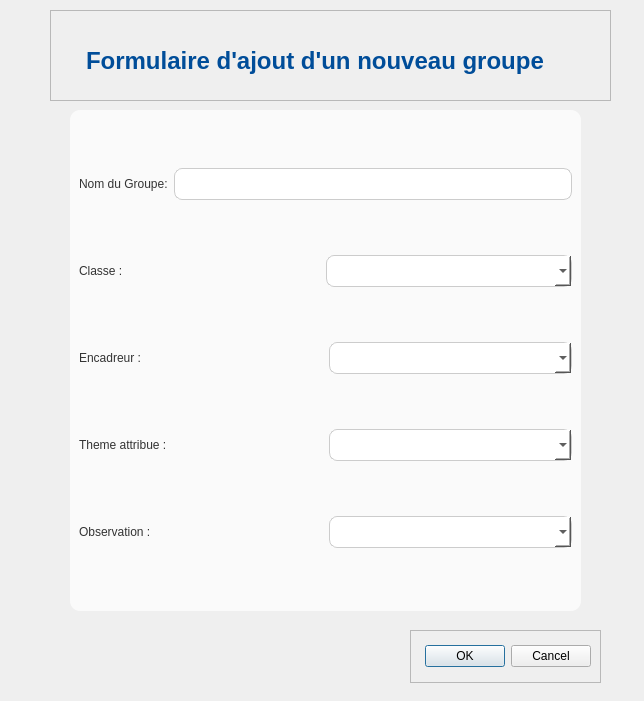
<?xml version="1.0" encoding="UTF-8"?>
<ui version="4.0">
 <class>form_groupe</class>
 <widget class="QDialog" name="form_groupe">
  <property name="geometry">
   <rect>
    <x>0</x>
    <y>0</y>
    <width>644</width>
    <height>701</height>
   </rect>
  </property>
  <property name="windowTitle">
   <string>Dialog</string>
  </property>
  <widget class="QWidget" name="widget" native="true">
   <property name="geometry">
    <rect>
     <x>20</x>
     <y>10</y>
     <width>611</width>
     <height>676</height>
    </rect>
   </property>
   <widget class="QFrame" name="frame">
    <property name="geometry">
     <rect>
      <x>30</x>
      <y>0</y>
      <width>561</width>
      <height>91</height>
     </rect>
    </property>
    <property name="styleSheet">
     <string notr="true">QLabel#label {
    /* Couleur du texte, cohérente avec votre interface */
    color: #004D99; 
    /* Taille de police beaucoup plus grande */
    font-size: 24px; 
    /* Police en gras */
    font-weight: bold;
    /* Marge interne pour l'espacement */
    padding: 20px 0 10px 20px;
}</string>
    </property>
    <property name="frameShape">
     <enum>QFrame::Shape::StyledPanel</enum>
    </property>
    <property name="frameShadow">
     <enum>QFrame::Shadow::Raised</enum>
    </property>
    <layout class="QVBoxLayout" name="verticalLayout_2">
     <item>
      <widget class="QLabel" name="label">
       <property name="styleSheet">
        <string notr="true"/>
       </property>
       <property name="text">
        <string>Formulaire d'ajout d'un nouveau groupe</string>
       </property>
      </widget>
     </item>
    </layout>
   </widget>
   <widget class="QFrame" name="frame_2">
    <property name="geometry">
     <rect>
      <x>50</x>
      <y>100</y>
      <width>511</width>
      <height>501</height>
     </rect>
    </property>
    <property name="styleSheet">
     <string notr="true">QLabel{
color:#333333;
QLabel	font-size:14px;
font: 700 9pt &quot;Segoe UI&quot;;
}
QLineEdit, QComboBox {
    /* Hauteur standard pour le champ */
    min-height: 30px; 
    /* Arrière-plan */
    background-color: white; 
    /* Bordure fine */
    border: 1px solid #CCCCCC;
    /* Coins légèrement arrondis */
    border-radius: 8px; 
    /* Espace interne pour le texte */
    padding: 0 10px; 
}

/* Style au survol ou à la sélection pour un feedback visuel */
QLineEdit:focus, QComboBox:focus {
    border: 2px solid #007BFF; /* Bordure bleue plus épaisse */
}
QFrame {
    /* Blanc cassé pour le conteneur des champs */
    background-color: #FAFAFA; 
    border-radius: 10px; /* Optionnel : pour les bords internes */
    /* Ajouter un peu d'ombre pour le faire ressortir (un peu plus complexe, mais très bel effet) */
    /* box-shadow: 2px 2px 5px rgba(0, 0, 0, 0.1); */
}</string>
    </property>
    <property name="frameShape">
     <enum>QFrame::Shape::StyledPanel</enum>
    </property>
    <property name="frameShadow">
     <enum>QFrame::Shadow::Raised</enum>
    </property>
    <layout class="QVBoxLayout" name="verticalLayout">
     <item>
      <layout class="QHBoxLayout" name="horizontalLayout">
       <item>
        <widget class="QLabel" name="label_2">
         <property name="text">
          <string>Nom du Groupe:</string>
         </property>
        </widget>
       </item>
       <item>
        <widget class="QLineEdit" name="lineEdit"/>
       </item>
      </layout>
     </item>
     <item>
      <layout class="QHBoxLayout" name="horizontalLayout_2">
       <property name="spacing">
        <number>0</number>
       </property>
       <property name="sizeConstraint">
        <enum>QLayout::SizeConstraint::SetDefaultConstraint</enum>
       </property>
       <property name="rightMargin">
        <number>0</number>
       </property>
       <item>
        <widget class="QLabel" name="label_3">
         <property name="text">
          <string>Classe :</string>
         </property>
        </widget>
       </item>
       <item>
        <widget class="QComboBox" name="comboBox"/>
       </item>
      </layout>
     </item>
     <item>
      <layout class="QHBoxLayout" name="horizontalLayout_3">
       <item>
        <widget class="QLabel" name="label_4">
         <property name="text">
          <string>Encadreur :</string>
         </property>
        </widget>
       </item>
       <item>
        <widget class="QComboBox" name="comboBox_2"/>
       </item>
      </layout>
     </item>
     <item>
      <layout class="QHBoxLayout" name="horizontalLayout_4">
       <item>
        <widget class="QLabel" name="label_5">
         <property name="text">
          <string>Theme attribue :</string>
         </property>
        </widget>
       </item>
       <item>
        <widget class="QComboBox" name="comboBox_3"/>
       </item>
      </layout>
     </item>
     <item>
      <layout class="QHBoxLayout" name="horizontalLayout_5">
       <item>
        <widget class="QLabel" name="label_6">
         <property name="text">
          <string>Observation :</string>
         </property>
        </widget>
       </item>
       <item>
        <widget class="QComboBox" name="comboBox_4"/>
       </item>
      </layout>
     </item>
    </layout>
   </widget>
   <widget class="QFrame" name="frame_3">
    <property name="geometry">
     <rect>
      <x>390</x>
      <y>620</y>
      <width>191</width>
      <height>53</height>
     </rect>
    </property>
    <property name="styleSheet">
     <string notr="true">QDialogButtonBox{
background-color: #28a745; 
color: white;
 border-radius: 8px;
 font-weight: bold;
 padding: 5px 15px;
}</string>
    </property>
    <property name="frameShape">
     <enum>QFrame::Shape::StyledPanel</enum>
    </property>
    <property name="frameShadow">
     <enum>QFrame::Shadow::Raised</enum>
    </property>
    <layout class="QVBoxLayout" name="verticalLayout_3">
     <item>
      <widget class="QDialogButtonBox" name="buttonBox">
       <property name="orientation">
        <enum>Qt::Orientation::Horizontal</enum>
       </property>
       <property name="standardButtons">
        <set>QDialogButtonBox::StandardButton::Cancel|QDialogButtonBox::StandardButton::Ok</set>
       </property>
      </widget>
     </item>
    </layout>
   </widget>
  </widget>
 </widget>
 <resources/>
 <connections>
  <connection>
   <sender>buttonBox</sender>
   <signal>accepted()</signal>
   <receiver>form_groupe</receiver>
   <slot>accept()</slot>
   <hints>
    <hint type="sourcelabel">
     <x>248</x>
     <y>254</y>
    </hint>
    <hint type="destinationlabel">
     <x>157</x>
     <y>274</y>
    </hint>
   </hints>
  </connection>
  <connection>
   <sender>buttonBox</sender>
   <signal>rejected()</signal>
   <receiver>form_groupe</receiver>
   <slot>reject()</slot>
   <hints>
    <hint type="sourcelabel">
     <x>316</x>
     <y>260</y>
    </hint>
    <hint type="destinationlabel">
     <x>286</x>
     <y>274</y>
    </hint>
   </hints>
  </connection>
 </connections>
</ui>
